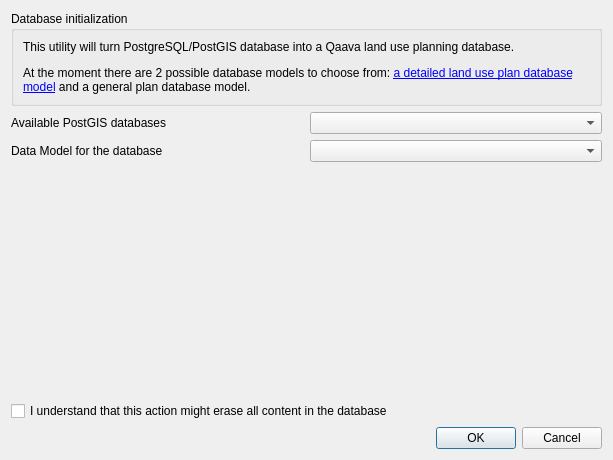
<?xml version="1.0" encoding="UTF-8"?>
<ui version="4.0">
 <class>InitializeDatabase</class>
 <widget class="QDialog" name="InitializeDatabase">
  <property name="geometry">
   <rect>
    <x>0</x>
    <y>0</y>
    <width>613</width>
    <height>460</height>
   </rect>
  </property>
  <property name="windowTitle">
   <string>Dialog</string>
  </property>
  <layout class="QVBoxLayout" name="verticalLayout_3">
   <item>
    <layout class="QVBoxLayout" name="verticalLayout">
     <item>
      <widget class="QGroupBox" name="groupBox">
       <property name="title">
        <string>Database initialization</string>
       </property>
       <layout class="QVBoxLayout" name="verticalLayout_2">
        <item>
         <widget class="QLabel" name="label_3">
          <property name="text">
           <string>&lt;html&gt;&lt;head/&gt;&lt;body&gt;&lt;p&gt;This utility will turn PostgreSQL/PostGIS database into
            a Qaava land use planning database. &lt;/p&gt;&lt;p&gt;At the moment there are 2 possible database models to
            choose from: &lt;a href=&quot;https://github.com/GispoCoding/qaava/tree/master/asemakaavan-tietomalli&quot;&gt;&lt;span
            style=&quot; text-decoration: underline; color:#0000ff;&quot;&gt;a detailed land use plan database model&lt;/span&gt;&lt;/a&gt;
            and a general plan database model.&lt;/p&gt;&lt;/body&gt;&lt;/html&gt;
           </string>
          </property>
          <property name="wordWrap">
           <bool>true</bool>
          </property>
         </widget>
        </item>
       </layout>
      </widget>
     </item>
     <item>
      <layout class="QGridLayout" name="gridLayout">
       <item row="0" column="0">
        <widget class="QLabel" name="dbLabel">
         <property name="text">
          <string>Available PostGIS databases</string>
         </property>
        </widget>
       </item>
       <item row="0" column="1">
        <widget class="QComboBox" name="dbComboBox">
         <property name="currentText">
          <string/>
         </property>
        </widget>
       </item>
       <item row="1" column="0">
        <widget class="QLabel" name="dmLabel">
         <property name="text">
          <string>Data Model for the database</string>
         </property>
        </widget>
       </item>
       <item row="1" column="1">
        <widget class="QComboBox" name="dmComboBox"/>
       </item>
      </layout>
     </item>
     <item>
      <spacer name="verticalSpacer">
       <property name="orientation">
        <enum>Qt::Vertical</enum>
       </property>
       <property name="sizeHint" stdset="0">
        <size>
         <width>20</width>
         <height>40</height>
        </size>
       </property>
      </spacer>
     </item>
     <item>
      <layout class="QHBoxLayout" name="horizontalLayout">
       <item>
        <widget class="QCheckBox" name="agreedCheckBox">
         <property name="text">
          <string>I understand that this action might erase all content in the database</string>
         </property>
        </widget>
       </item>
      </layout>
     </item>
    </layout>
   </item>
   <item>
    <widget class="QDialogButtonBox" name="buttonBox">
     <property name="orientation">
      <enum>Qt::Horizontal</enum>
     </property>
     <property name="standardButtons">
      <set>QDialogButtonBox::Cancel|QDialogButtonBox::Ok</set>
     </property>
    </widget>
   </item>
  </layout>
 </widget>
 <resources/>
 <connections>
  <connection>
   <sender>buttonBox</sender>
   <signal>accepted()</signal>
   <receiver>InitializeDatabase</receiver>
   <slot>accept()</slot>
   <hints>
    <hint type="sourcelabel">
     <x>248</x>
     <y>254</y>
    </hint>
    <hint type="destinationlabel">
     <x>157</x>
     <y>274</y>
    </hint>
   </hints>
  </connection>
  <connection>
   <sender>buttonBox</sender>
   <signal>rejected()</signal>
   <receiver>InitializeDatabase</receiver>
   <slot>reject()</slot>
   <hints>
    <hint type="sourcelabel">
     <x>316</x>
     <y>260</y>
    </hint>
    <hint type="destinationlabel">
     <x>286</x>
     <y>274</y>
    </hint>
   </hints>
  </connection>
 </connections>
</ui>
